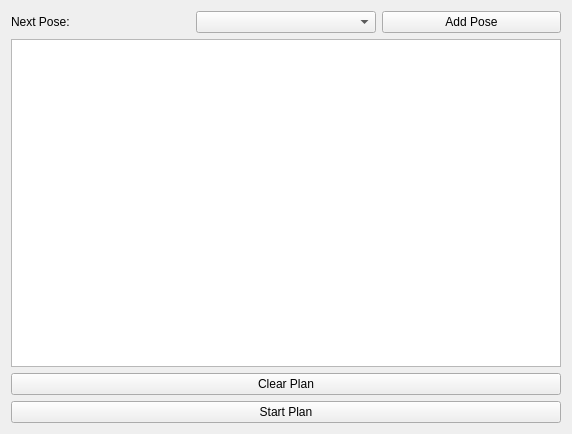
<?xml version="1.0" encoding="UTF-8"?>
<ui version="4.0">
 <class>Form</class>
 <widget class="QWidget" name="Form">
  <property name="geometry">
   <rect>
    <x>0</x>
    <y>0</y>
    <width>572</width>
    <height>434</height>
   </rect>
  </property>
  <property name="windowTitle">
   <string>Form</string>
  </property>
  <layout class="QVBoxLayout" name="verticalLayout" stretch="0,0,0,0">
   <item>
    <layout class="QHBoxLayout" name="horizontalLayout">
     <item>
      <widget class="QLabel" name="label">
       <property name="text">
        <string>Next Pose:</string>
       </property>
      </widget>
     </item>
     <item>
      <widget class="QComboBox" name="comboBox"/>
     </item>
     <item>
      <widget class="QPushButton" name="pushButton_add_pose">
       <property name="text">
        <string>Add Pose</string>
       </property>
      </widget>
     </item>
    </layout>
   </item>
   <item>
    <widget class="QTableWidget" name="tableWidget"/>
   </item>
   <item>
    <widget class="QPushButton" name="pushButton_clear">
     <property name="text">
      <string>Clear Plan</string>
     </property>
    </widget>
   </item>
   <item>
    <widget class="QPushButton" name="pushButton_start">
     <property name="text">
      <string>Start Plan</string>
     </property>
    </widget>
   </item>
  </layout>
 </widget>
 <resources/>
 <connections/>
</ui>
